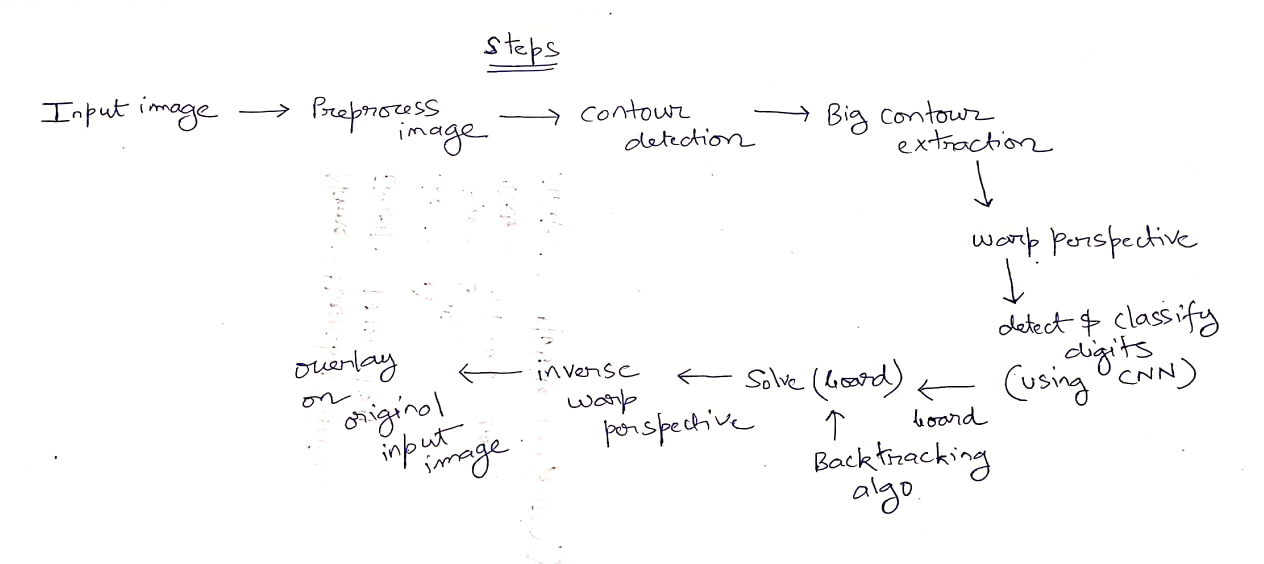
#> input picture steps.jpeg, 2528 x 1128 px, given in place of the camera (shown at 1/2 size)
$ python sudoku_main.py
#> lines starting #> are read from the running program, lines starting #| are printed output that depends on the picture; after the words box and inside, x2 and y2 are one past the last pixel; in counts of white or black regions, pixels touching at a corner belong together
import cv2
import numpy as np
import pickle


grid=np.array([])

def preprocessing(img):
    img_gray=cv2.cvtColor(img,cv2.COLOR_BGR2GRAY)
    img_blur=cv2.GaussianBlur(img_gray,(5,5),1)
    img_thresh=cv2.adaptiveThreshold(img_blur,255,1,1,11,2)
    return img_thresh

def findcontours(img):
    contours,hierarchy=cv2.findContours(img,cv2.RETR_EXTERNAL,cv2.CHAIN_APPROX_SIMPLE)
    biggest = np.array([])
    max_area = 0
    for i in contours:
        area = cv2.contourArea(i)
        if area > 50:
            peri = cv2.arcLength(i, True)
            approx = cv2.approxPolyDP(i, 0.02 * peri, True)
            if area > max_area and len(approx) == 4:
                biggest = approx
                max_area = area
    return biggest

def order_points(pts):
    pts=pts.reshape((4,2))
    new_points=np.zeros((4,1,2),dtype=np.int32)
    sum=np.sum(pts,axis=1)
    new_points[0]=pts[np.argmin(sum)]
    new_points[3]=pts[np.argmax(sum)]
    diff=np.diff(pts,axis=1)
    new_points[1]=pts[np.argmin(diff)]
    new_points[2]=pts[np.argmax(diff)]
    return new_points

def  transform_image(pts,img3):
    pts1 = np.float32(pts)
    pts2 = np.float32([[0, 0], [450, 0], [0, 450], [450, 450]])

    t_matrix= cv2.getPerspectiveTransform(pts1, pts2)
    print(t_matrix.shape)

    dst = cv2.warpPerspective(img3, t_matrix, (450,450))
    return dst

def split_image(img):
    rows = np.vsplit(img,9)
    boxes=[]
    for r in rows:
        cols= np.hsplit(r,9)
        for box in cols:
            boxes.append(box)
    return boxes


# [62 lines left out: functions predictions, displayNumbers, solve, valid, find_empty, not called in this run]
cap = cv2.VideoCapture(0)

while True:
    ret, fram = cap.read()
#> fram is the input picture: shape (1128, 2528, 3); mean B, G, R 250.9, 250.7, 250.8
    img3=fram.copy()
    print(fram.shape)
#| (1128, 2528, 3)
    imgBlank = np.zeros((480, 640, 3), np.uint8)  #camera
    imgBlank1=np.zeros((450, 450, 3), np.uint8)
    imgDetectedDigits = imgBlank1.copy()
    img_contour=fram.copy()
    img=preprocessing(img3)
#> in preprocessing, `img_thresh=cv2.adaptiveThreshold(img_blur,255,1,1,11,2)`:
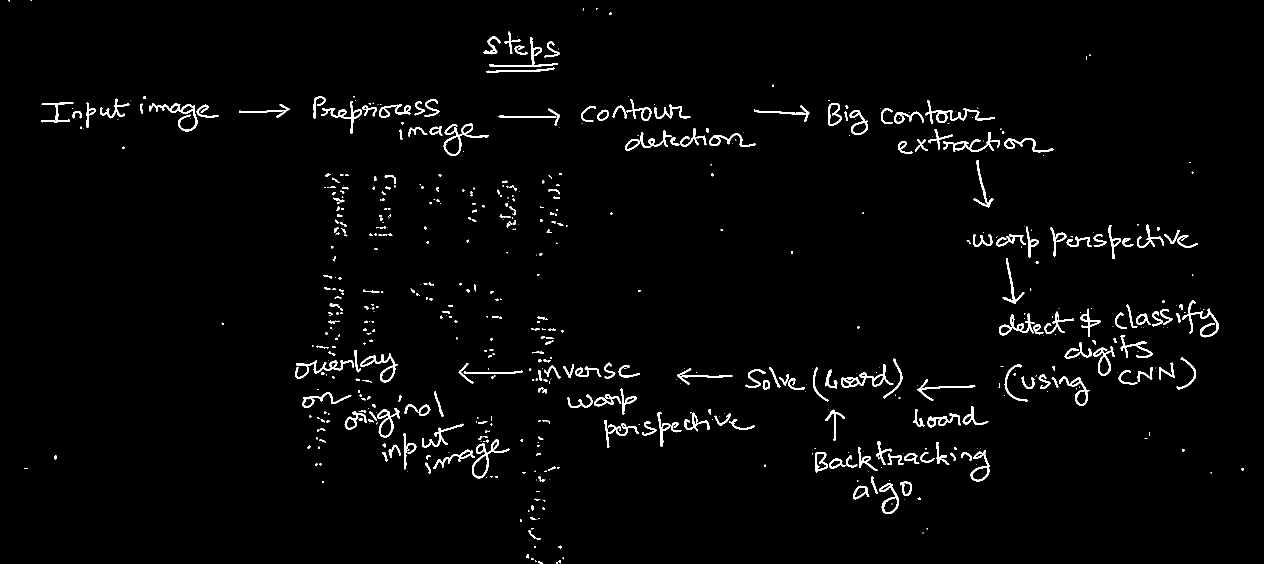
#> img_thresh: shape (1128, 2528) (shown at 1/2 size); 2.3% white; 633 white regions (317 under 20 px)
    biggest = findcontours(img)
#> in findcontours, `contours,hierarchy=cv2.findContours(img,cv2.RETR_EXTERNAL,cv2.CHAIN_AP..`: contours = 630 contours, 396 with area under 20; largest, box (x1, y1, x2, y2) and area: (944, 878, 1019, 957) 1740, (887, 247, 977, 312) 1692, (1682, 728, 1787, 776) 1312, (720, 706, 795, 765) 1240, (755, 816, 800, 875) 1223
#> the loop in findcontours, `for i in contours:` made 630 passes
#> (area, peri, biggest, max_area) on pass 144: (63.5, 51.36, [[739, 823], [738, 825], [753, 841], [745, 826]], 63.5)
#> (area, peri, approx) on pass 170: (153.5, 117.5, [[870, 782], [871, 797], [885, 833]])
#> after the loop in findcontours, `for i in contours:`: biggest = [[1538, 734], [1555, 773], [1559, 774], [1544, 738]]; max_area = 131.5
    if biggest.size != 0:
        img_contour = cv2.drawContours(img_contour, biggest, -1, (0, 0, 255), 5)
#> img_contour: shape (1128, 2528, 3); under 0.01% of pixels changed, all inside (x1, y1, x2, y2) = (1535, 731, 1563, 778)
        new_points=order_points(biggest)
#> in order_points, `pts=pts.reshape((4,2))`: pts has the same summary as biggest in findcontours
#> in order_points, `sum=np.sum(pts,axis=1)`: sum = [2272, 2328, 2333, 2282]
#> in order_points, `diff=np.diff(pts,axis=1)`: diff = [-804, -782, -785, -806]
#> new_points = [[1538, 734], [1544, 738], [1555, 773], [1559, 774]]
        wrap_image= transform_image(new_points,img3)
#> in transform_image, `pts1 = np.float32(pts)`: pts1 has the same summary as new_points outside transform_image
#> in transform_image, `t_matrix= cv2.getPerspectiveTransform(pts1, pts2)`: t_matrix = [[4.96, -2.16, -6046.6], [-0.454, 0.68, 198.2], [-0.000644, 5.63e-05, 1]]
#| (3, 3)
#> in transform_image, `dst = cv2.warpPerspective(img3, t_matrix, (450,450))`:
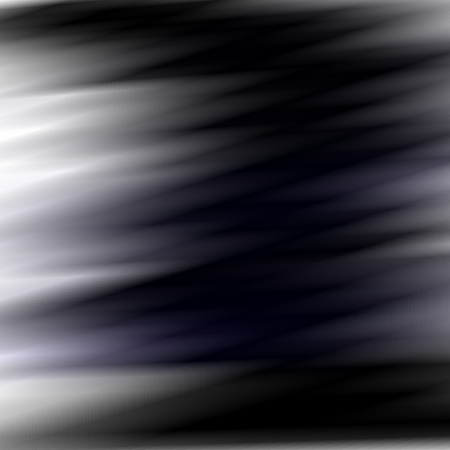
#> dst: shape (450, 450, 3); mean B, G, R 67.5, 60.2, 60.9
        wrap_image=cv2.cvtColor(wrap_image,cv2.COLOR_BGR2GRAY)
        boxes=split_image(wrap_image)
#> in split_image, `rows = np.vsplit(img,9)`: rows = 9 items
#> the loop in split_image, `for r in rows:` made 9 passes
#> after the loop in split_image, `for r in rows:`: boxes = 81 items
#> boxes = 81 items
#> (the run stopped early here; a loop or call above may not have finished)
